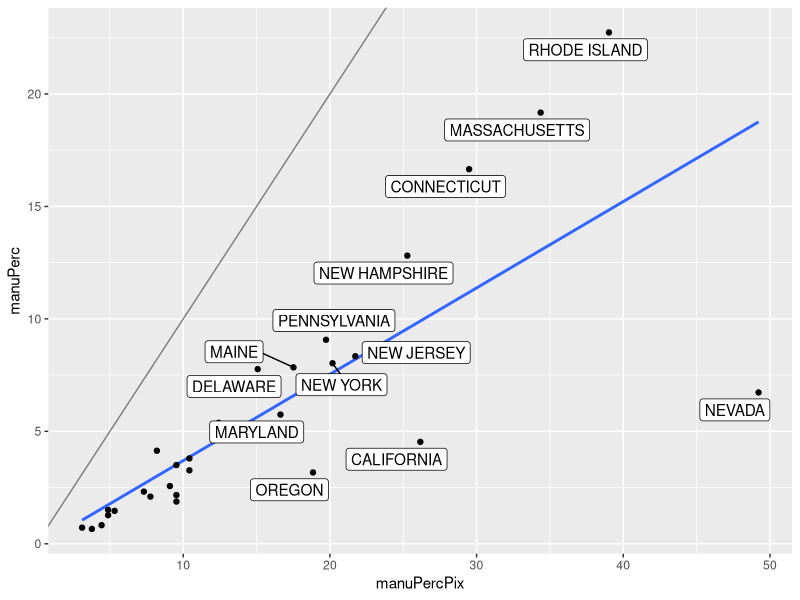
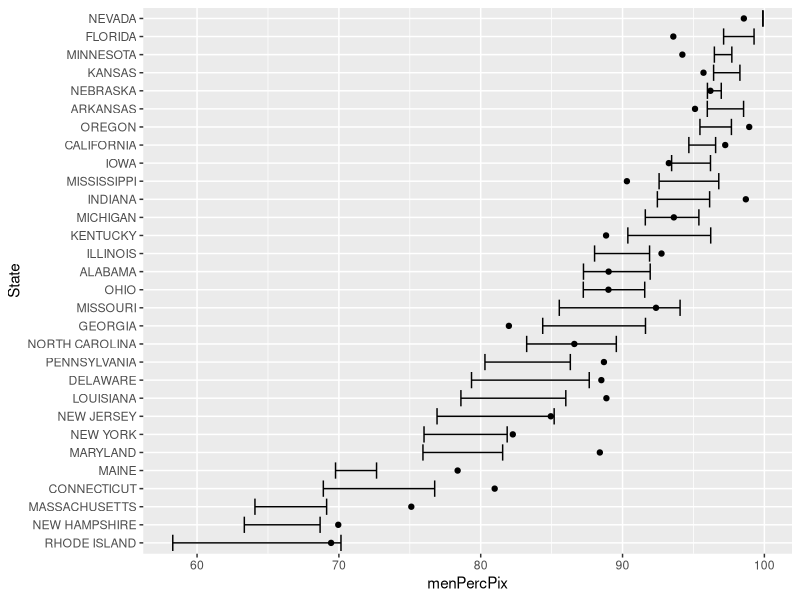
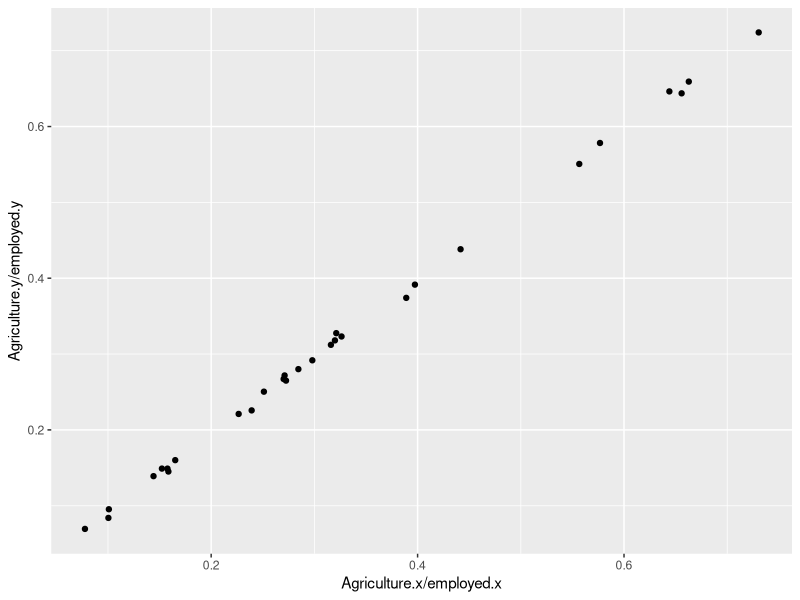
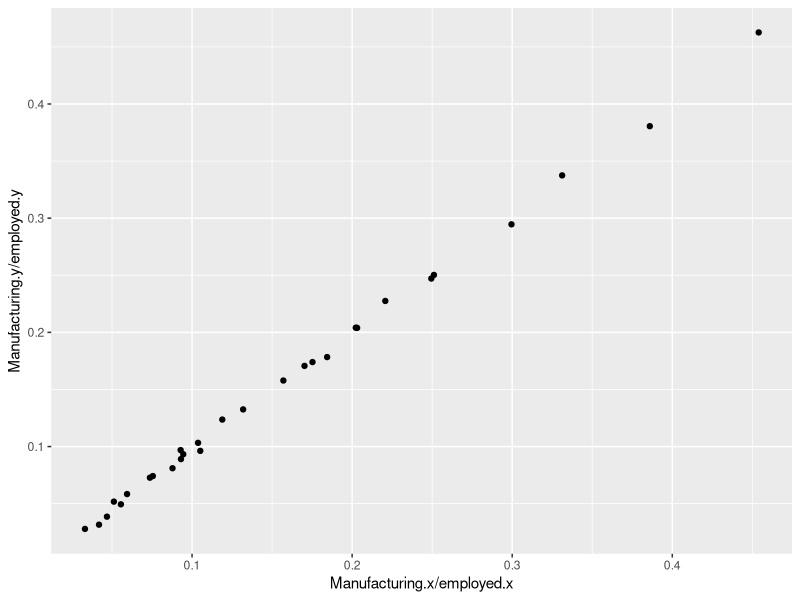
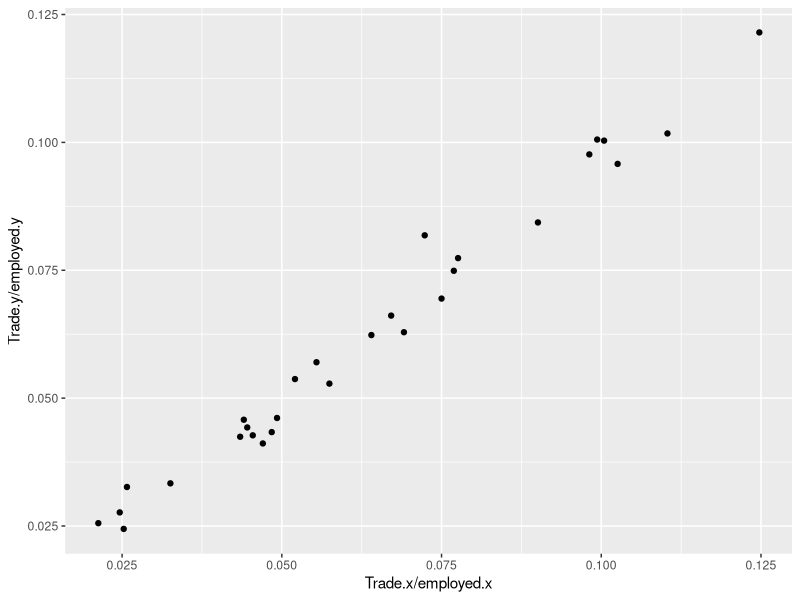
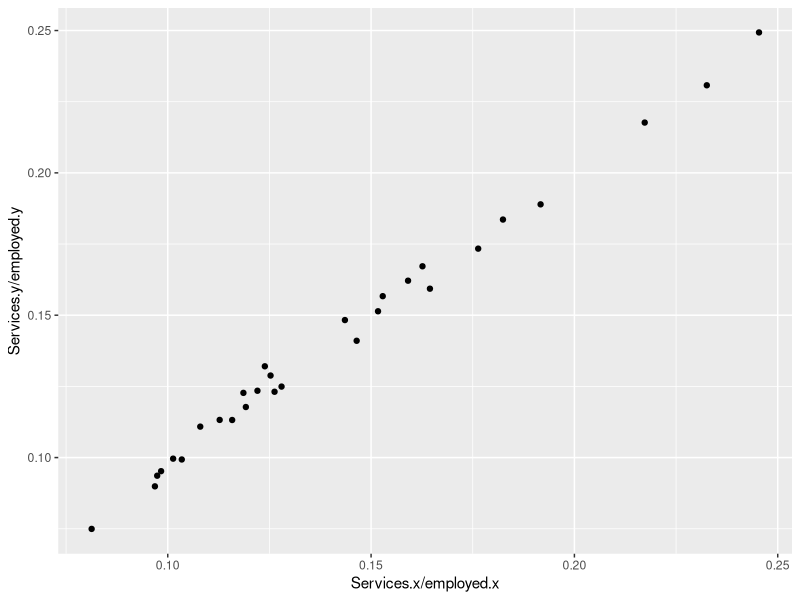
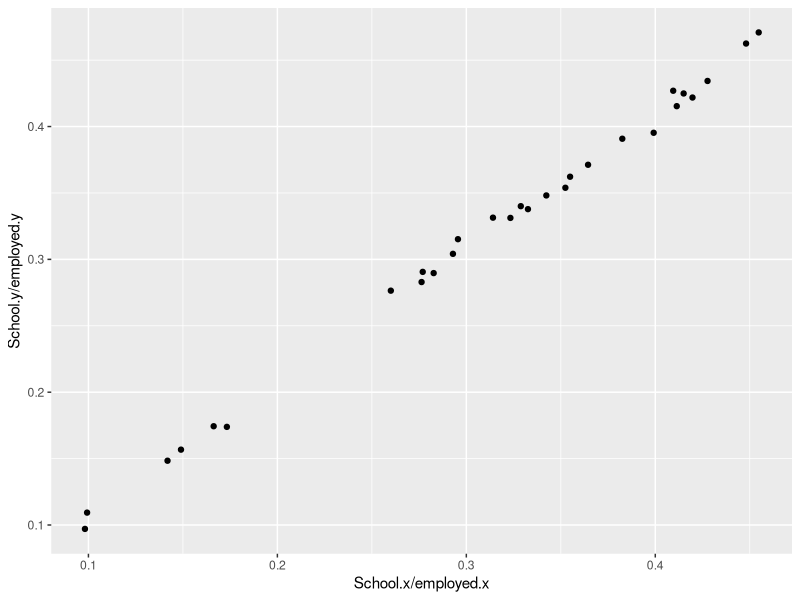

These figures' R source, in order:
## ---- chunk 1
knitr::opts_chunk$set(echo = TRUE)
## ---- chunk 2
library(tidyverse)
pixels <- readxl::read_excel("pixel-measurements.xlsx")
glimpse(pixels)
## ---- chunk 3
empl <- read.csv("Data/employment.csv")
## ---- chunk 4
manufacturing <- empl %>% select(
  State, TOTAL.POPULATION,
  TOTAL.HANDS.EMPLOYED.IN.MANUFACTURING,
  MALES.ABOVE.AGE.16.EMPLOYED.IN.MANUFACTURING,
  FEMALES.ABOVE.AGE.16.EMPLOYED.IN.MANUFACTURING,
  YOUTHS.EMPLOYED.IN.MANUFACTURING) 
manufacturing <- manufacturing %>% mutate(
  manuPerc = TOTAL.HANDS.EMPLOYED.IN.MANUFACTURING/TOTAL.POPULATION*100,
  menPerc = MALES.ABOVE.AGE.16.EMPLOYED.IN.MANUFACTURING/TOTAL.HANDS.EMPLOYED.IN.MANUFACTURING * 100,
  womenPerc = FEMALES.ABOVE.AGE.16.EMPLOYED.IN.MANUFACTURING/TOTAL.HANDS.EMPLOYED.IN.MANUFACTURING * 100,
  youthsPerc = YOUTHS.EMPLOYED.IN.MANUFACTURING/TOTAL.HANDS.EMPLOYED.IN.MANUFACTURING * 100
)
## ---- chunk 5
manu_pixel <- pixels %>% select(State, Manufacturing, Mfctr.Male, Mfctr.Female) %>% mutate(
  State=toupper(State),
  manuPercPix = Manufacturing/451*100,
  menPercPix = Mfctr.Male/(Mfctr.Male+Mfctr.Female)*100,
  womenPercPix = Mfctr.Female/(Mfctr.Male+Mfctr.Female)*100
)
  
## ---- chunk 6
combo <- left_join(manu_pixel, manufacturing, by="State")
combo %>% ggplot(aes(x = manuPercPix, y = manuPerc)) + 
  geom_abline(colour = "grey50") +
  geom_smooth(method="lm", se=FALSE) + geom_point() +
  ggrepel::geom_label_repel(aes(label=State), combo %>% filter(manuPercPix >= 15))
## ---- chunk 7
combo %>% mutate(State = reorder(State, menPerc)) %>%
  ggplot(aes(x = menPercPix, y = State)) +
  geom_errorbarh(aes(xmin=menPerc, xmax=menPerc+youthsPerc)) +
  geom_point()
## ---- chunk 8
occupation <- read.csv("Data/occupation.csv")
occupation$State <- as.character(occupation$Area.name)
occupation$employed <- with(occupation, Agriculture+Services+Trade+Manufacturing+School)
pixels2 <- pixels %>% mutate(
  employed = Agriculture+Manufacturing+Trade+Services+School
)

combo2 <- left_join(pixels2, occupation, by="State")
combo2 %>% 
  ggplot(aes(x = Agriculture.x/employed.x, y = Agriculture.y/employed.y)) +
  geom_point()
combo2 %>% 
  ggplot(aes(x = Manufacturing.x/employed.x, y = Manufacturing.y/employed.y)) +
  geom_point()
combo2 %>% 
  ggplot(aes(x = Trade.x/employed.x, y = Trade.y/employed.y)) +
  geom_point()
combo2 %>% 
  ggplot(aes(x = Services.x/employed.x, y = Services.y/employed.y)) +
  geom_point()
combo2 %>% 
  ggplot(aes(x = School.x/employed.x, y = School.y/employed.y)) +
  geom_point()

